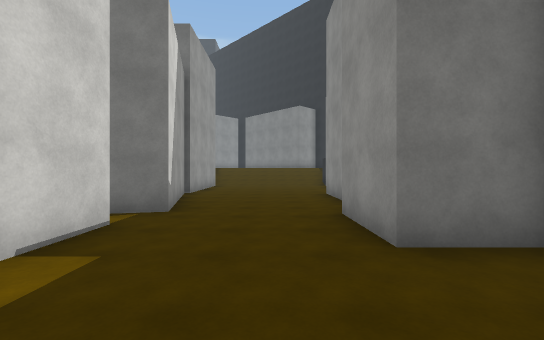
[1] (above)

19 first-person views from a walk through a Unity game level. The camera is 1.5 m above the floor, looks level and sees 90° across. The floor is counted in squares, 2 m on a side. Each view is taken from the middle of a square. On the plan, view 1 faces up. The plan holds only what a view shows up to about 10 squares ahead; the rest is blank. The place goes on beyond the plan. The player character is not drawn. Surface patterns are stand-ins for the level's own textures.

[2]
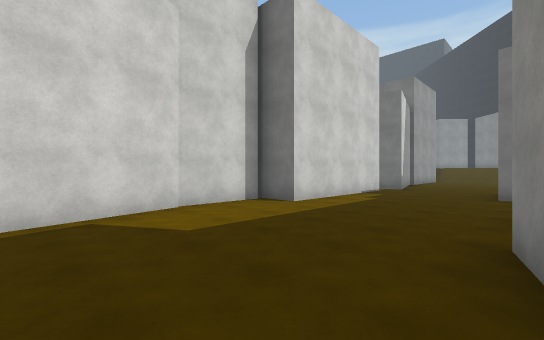

[3]
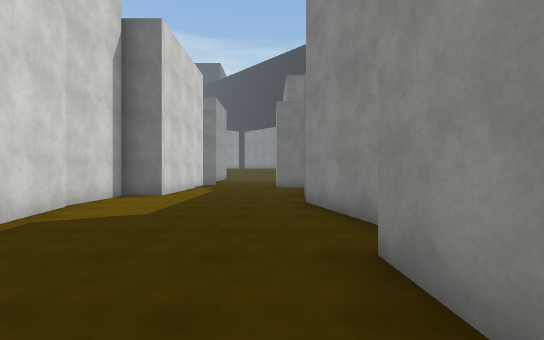

[4]
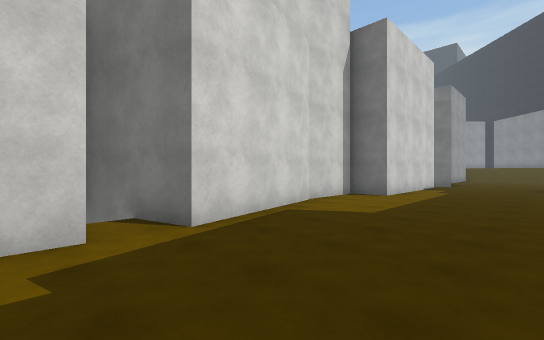

[5]
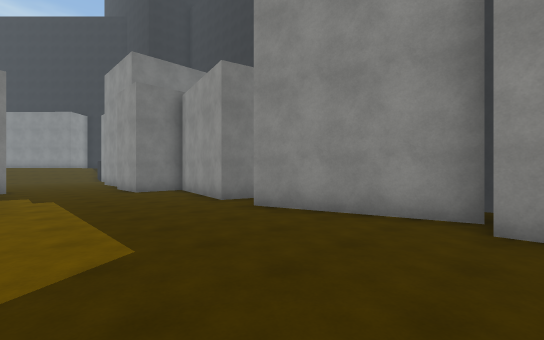

[6]
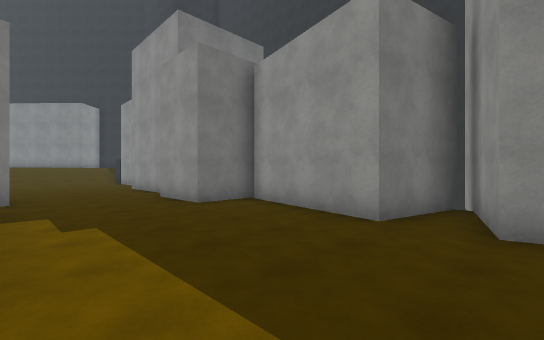

[7]
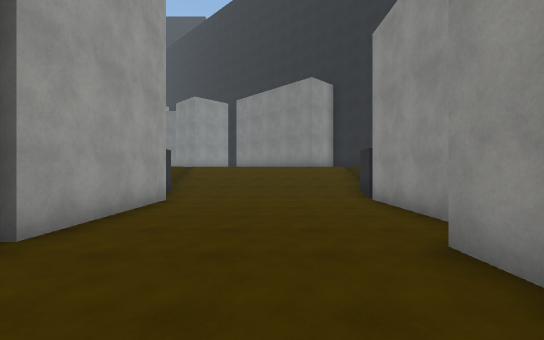

[8]
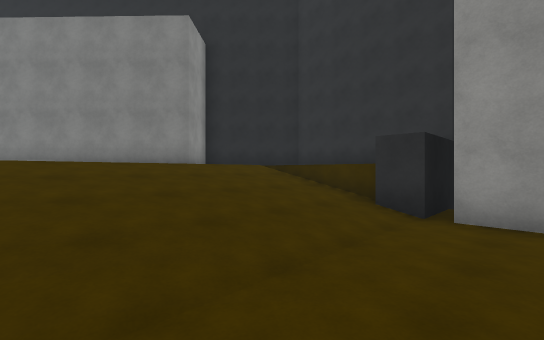

[9]
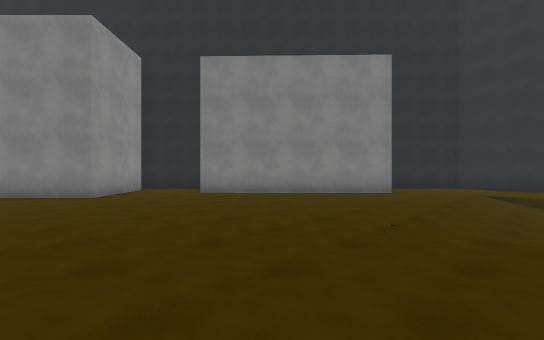

[10]
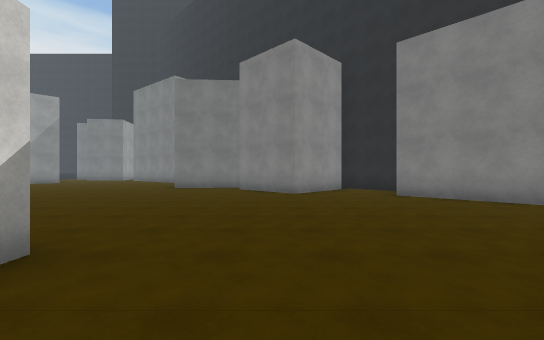

[11]
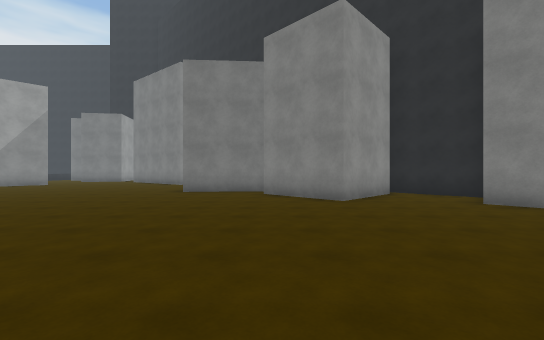

[12]
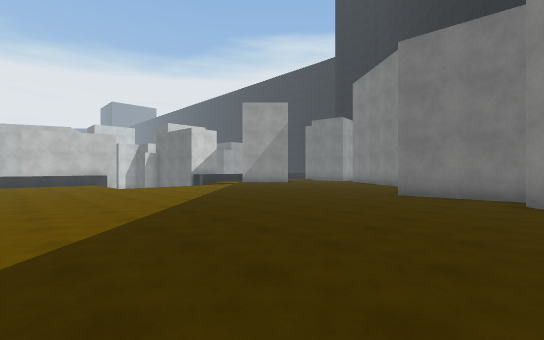

[13]
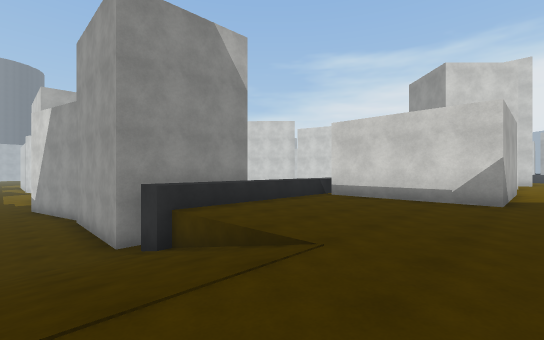

[14]
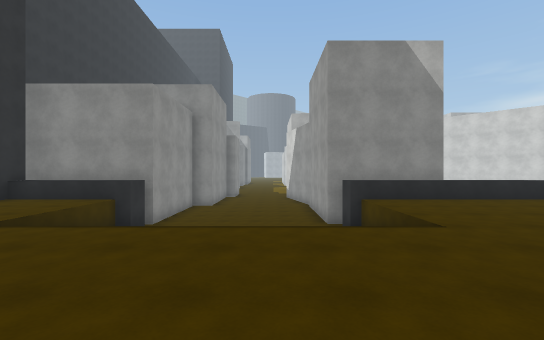

[15]
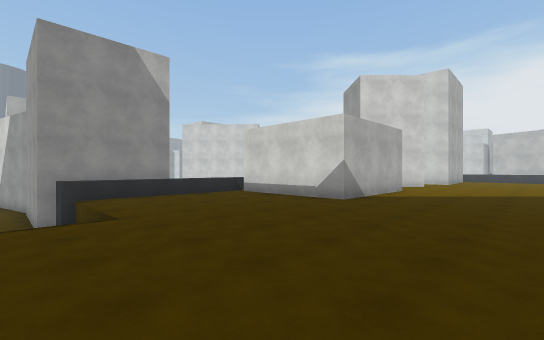

[16]
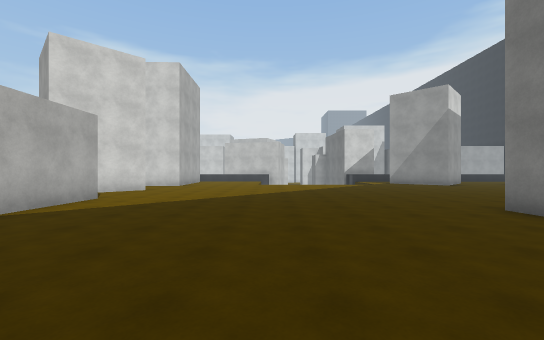

[17]
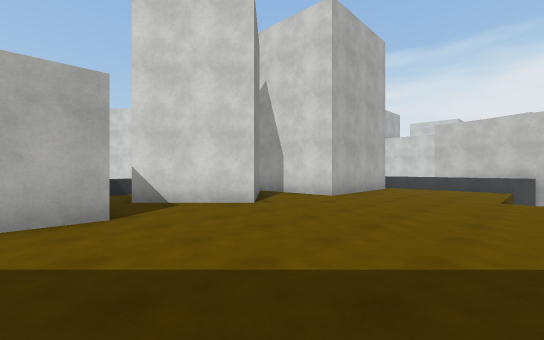

[18]
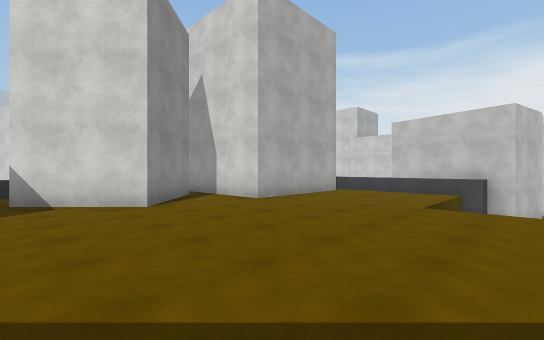

[19]
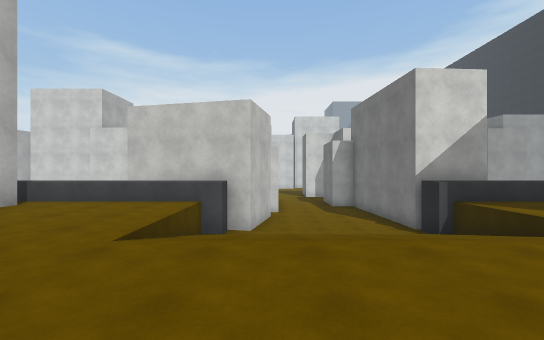

### Floor plan
Key: @ floor where view 1 was taken; # wall or solid block; . main floor; - floor 1.75 m lower than the main floor; / step, stairs or slope; ^ raised ledge.
Columns run from 26 left of view 1 to 5 right of it. Each row starts with its distance up from view 1.
 29   #^..     .....
 28 ####///   ......####
 27 ----////  .........#  ###
 26 ----////.  ........####.##
 25 ----////.. .........##...#
 24 ----////................##
 23 ####////.................##
 22   #^......................##
 21   #^.......................####
 20   #^........................#.##
 19    ^...........................#
 18    ^#####..#..#####.............
 17         #.###.    #....///////..
 16         ### ##    #....///////..
 15         #         #....///////..
 14             ^^   ^^^^^^#/////^^^
 13                     ####-----###
 12                        #-----#
 11                        #-----#
 10                        #-----#
  9                        #-----
  8                        #----#
  7                        #----#
  6                        ##---#
  5                        ##---
  4                        ----#
  3                         #--###
  2                         #----#
  1                         #----#
  0                         #-@-##
 -1                       ###---###
 -2                       #-------#
 -3                       #-----###
 -4                       ##----##
 -5                        #-----#
 -6                        #-----#
 -7                       ##----##
 -8                       #-----#
 -9                       ##----

Where each view was taken, in squares from view 1:
view 1: 0 up, 0 right, facing up
view 2: 6 down, 2 right, facing up-left
view 3: 9 down, 1 right, facing up
view 4: 9 down, 1 right, facing up-left
view 5: 7 down, 2 left, facing up-right
view 6: 3 down, 2 left, facing up-right
view 7: 6 up, 0 right, facing up
view 8: 12 up, 2 left, facing up-right
view 9: 16 up, 7 left, facing up-right
view 10: 16 up, 6 left, facing up
view 11: 18 up, 7 left, facing up
view 12: 19 up, 7 left, facing up-left
view 13: 19 up, 1 left, facing down-left
view 14: 21 up, 1 left, facing down
view 15: 22 up, 2 left, facing down-left
view 16: 23 up, 5 left, facing left
view 17: 23 up, 11 left, facing down-left
view 18: 24 up, 13 left, facing down-left
view 19: 24 up, 16 left, facing left
